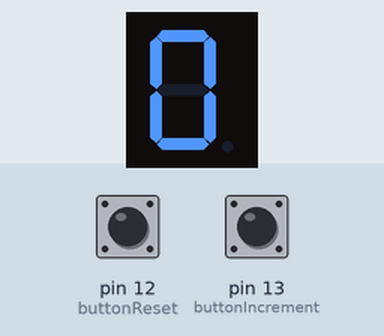
Bench run of a sketch on a simulated Arduino Uno, built with avr-gcc and run on an emulated ATmega328P. On the bench: 1-digit seven-segment display. Wiring (inferred from the names in the program): 1-digit 7-segment display, segments lit when LOW: segments pin 2, pin 3, pin 4, pin 5, pin 6, pin 7, pin 8. The test bench sets the inputs (shaded band); at power-on: pin 13 (buttonIncrement) HIGH, pin 12 (buttonReset) HIGH. The segment pins are drawn as the display they are named for.

Above: at 1.2 s.
1.3 s: pin 13 (buttonIncrement) pulled LOW for 0.15 s
At 2.0 s:
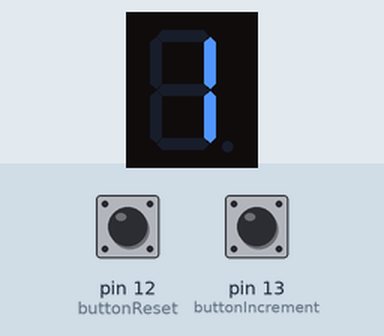
2.9 s: pin 13 (buttonIncrement) pulled LOW for 1 s
At 3.2 s:
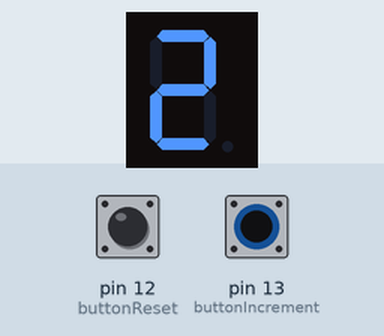
Timing chart, 0 to 5.9 s (numbered marks = the images above; inputs shaded):
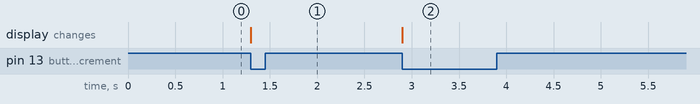

The sketch:

MSI_W1.ino
```cpp
// Segment pins
const int segmentA = 2;
const int segmentB = 3;
const int segmentC = 4;
const int segmentD = 5;
const int segmentE = 6;
const int segmentF = 7;
const int segmentG = 8;

// Button pins
const int buttonIncrement = 13;
const int buttonReset = 12;

// State variables
int currentNumber = 0;
bool lastIncrementState = HIGH;
bool lastResetState = HIGH;

// Digit segment map: A-G for digits 0-9 (0 = ON, 1 = OFF for common cathode)
const bool digitMap[10][7] = {
  {LOW, LOW, LOW, LOW, LOW, LOW, HIGH},  // 0
  {HIGH, LOW, LOW, HIGH, HIGH, HIGH, HIGH},  // 1
  {LOW, LOW, HIGH, LOW, LOW, HIGH, LOW},  // 2
  {LOW, LOW, LOW, LOW, HIGH, HIGH, LOW},  // 3
  {HIGH, LOW, LOW, HIGH, HIGH, LOW, LOW},  // 4
  {LOW, HIGH, LOW, LOW, HIGH, LOW, LOW},  // 5
  {LOW, HIGH, LOW, LOW, LOW, LOW, LOW},  // 6
  {LOW, LOW, LOW, HIGH, HIGH, HIGH, HIGH},  // 7
  {LOW, LOW, LOW, LOW, LOW, LOW, LOW},  // 8
  {LOW, LOW, LOW, LOW, HIGH, LOW, LOW}   // 9
};

void setup() {
  // Set up segment pins
  pinMode(segmentA, OUTPUT);
  pinMode(segmentB, OUTPUT);
  pinMode(segmentC, OUTPUT);
  pinMode(segmentD, OUTPUT);
  pinMode(segmentE, OUTPUT);
  pinMode(segmentF, OUTPUT);
  pinMode(segmentG, OUTPUT);

  // Set up button pins
  pinMode(buttonIncrement, INPUT_PULLUP); // Use pull-up resistors
  pinMode(buttonReset, INPUT_PULLUP);

  // Display initial number
  displayDigit(currentNumber);
}

void loop() {
  // Read button states (LOW = pressed)
  bool incrementState = digitalRead(buttonIncrement);
  bool resetState = digitalRead(buttonReset);

  // Handle increment button press
  if (incrementState == LOW && lastIncrementState == HIGH) {
    currentNumber++;
    if (currentNumber > 9) currentNumber = 0;
    displayDigit(currentNumber);
    delay(200);  // Simple debounce delay
  }

  // Handle reset button press
  if (resetState == LOW && lastResetState == HIGH) {
    currentNumber = 0;
    displayDigit(currentNumber);
    delay(200);  // Simple debounce delay
  }

  // Save the current state for next loop
  lastIncrementState = incrementState;
  lastResetState = resetState;
}

// Function to display a digit on the 7-segment
void displayDigit(int digit) {
  digitalWrite(segmentA, digitMap[digit][0]);
  digitalWrite(segmentB, digitMap[digit][1]);
  digitalWrite(segmentC, digitMap[digit][2]);
  digitalWrite(segmentD, digitMap[digit][3]);
  digitalWrite(segmentE, digitMap[digit][4]);
  digitalWrite(segmentF, digitMap[digit][5]);
  digitalWrite(segmentG, digitMap[digit][6]);
}
```

Measured:
- after the input at 1.3 s, the display: changes at once (image 1)
- after the input at 2.9 s, the display: changes at once (image 2)
